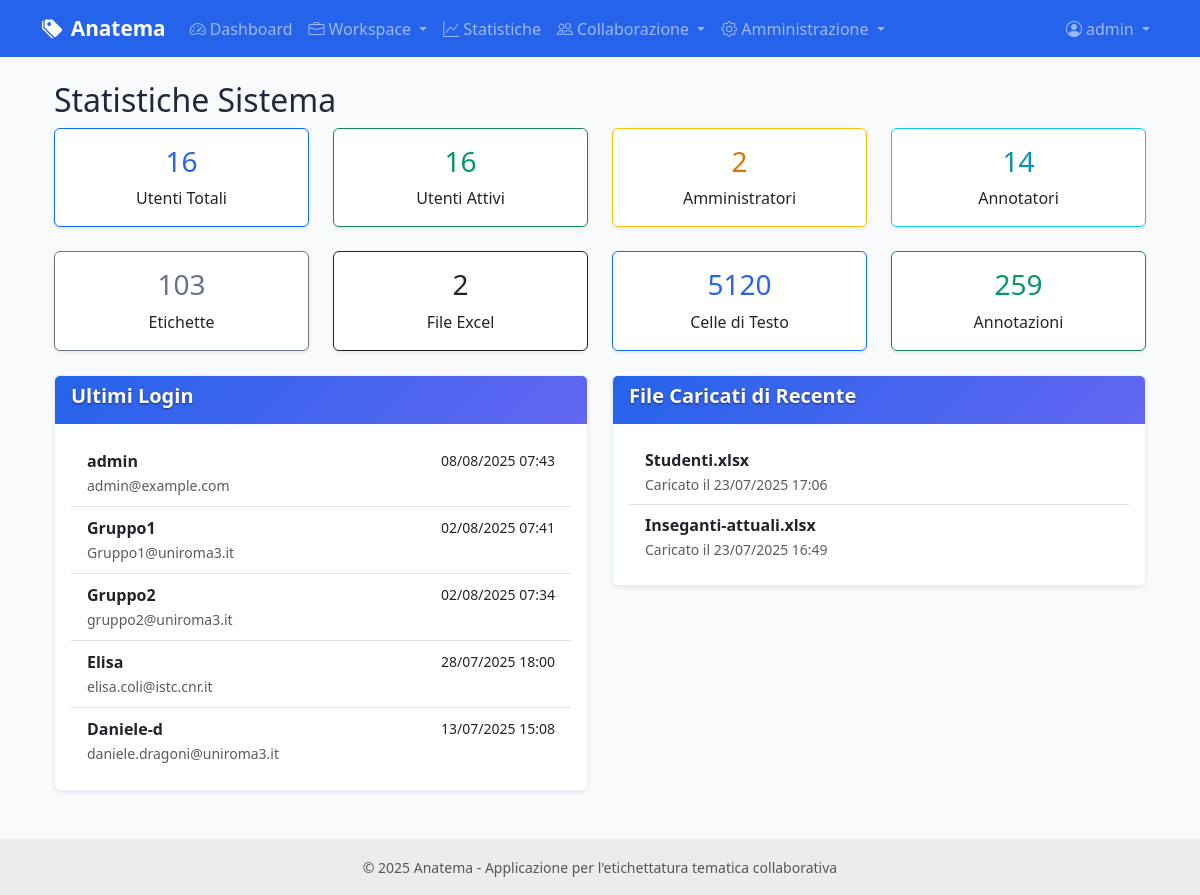
The page /admin/system_stats (signed in) on the database its author committed.
### models.py (models this page shows, shortened)
class User(UserMixin, db.Model):
    id = db.Column(db.Integer, primary_key=True)
    username = db.Column(db.String(80), unique=True, nullable=False)
    email = db.Column(db.String(120), unique=True, nullable=False)
    password_hash = db.Column(db.String(255), nullable=False)
    role = db.Column(db.String(20), default='annotatore')  # 'amministratore' o 'annotatore'
    is_active = db.Column(db.Boolean, default=True)
    last_login = db.Column(db.DateTime)
    created_at = db.Column(db.DateTime, default=datetime.utcnow)
    updated_at = db.Column(db.DateTime, default=datetime.utcnow, onupdate=datetime.utcnow)
    annotations = db.relationship('CellAnnotation', foreign_keys='CellAnnotation.user_id', backref='user', lazy=True)
    def can_manage_users(self):
        return self.role == 'amministratore'

class ExcelFile(db.Model):
    id = db.Column(db.Integer, primary_key=True)
    filename = db.Column(db.String(255), nullable=False)
    original_filename = db.Column(db.String(255), nullable=False)
    file_path = db.Column(db.String(500), nullable=False)
    uploaded_by = db.Column(db.Integer, db.ForeignKey('user.id'), nullable=False)
    uploaded_at = db.Column(db.DateTime, default=datetime.utcnow)
    project_id = db.Column(db.Integer, db.ForeignKey('projects.id'), nullable=True)
    uploader = db.relationship('User', backref='uploaded_files')
    text_cells = db.relationship('TextCell', backref='excel_file', lazy=True, cascade='all, delete-orphan')

### routes/admin.py (the view)
@admin_bp.route('/system_stats')
@login_required
@admin_required
def system_stats():
    stats = {
        'users': {
            'total': User.query.count(),
            'active': User.query.filter_by(is_active=True).count(),
            'administrators': User.query.filter_by(role='amministratore').count(),
            'annotators': User.query.filter_by(role='annotatore').count()
        },
        'content': {
            'labels': Label.query.count(),
            'excel_files': ExcelFile.query.count(),
            'text_cells': TextCell.query.count(),
            'annotations': CellAnnotation.query.count()
        },
        'recent_activity': {
            'recent_users': User.query.order_by(User.last_login.desc()).limit(5).all(),
            'recent_files': ExcelFile.query.order_by(ExcelFile.uploaded_at.desc()).limit(5).all()
        }
    }
    return render_template('admin/system_stats.html', stats=stats)

### templates/admin/system_stats.html (shortened to what this page needs)
{% extends "base.html" %}
{% block content %}
<div class="container">
    <div class="row">
        <div class="col-12">
            <h2> Statistiche Sistema</h2>
            <div class="row mb-4">
                <div class="col-md-3">
                    <div class="card text-center border-primary">
                        <div class="card-body">
                            <h3 class="card-title text-primary">{{ stats.users.total }}</h3>
                            <p class="card-text">Utenti Totali</p>
                        </div>
                    </div>
                </div>
                <div class="col-md-3">
                    <div class="card text-center border-success">
                        <div class="card-body">
                            <h3 class="card-title text-success">{{ stats.users.active }}</h3>
                            <p class="card-text">Utenti Attivi</p>
                        </div>
                    </div>
                </div>
                <div class="col-md-3">
                    <div class="card text-center border-warning">
                        <div class="card-body">
                            <h3 class="card-title text-warning">{{ stats.users.administrators }}</h3>
                            <p class="card-text">Amministratori</p>
                        </div>
                    </div>
                </div>
                <div class="col-md-3">
                    <div class="card text-center border-info">
                        <div class="card-body">
                            <h3 class="card-title text-info">{{ stats.users.annotators }}</h3>
                            <p class="card-text">Annotatori</p>
                        </div>
                    </div>
                </div>
            </div>
            <div class="row mb-4">
                <div class="col-md-3">
                    <div class="card text-center border-secondary">
                        <div class="card-body">
                            <h3 class="card-title text-secondary">{{ stats.content.labels }}</h3>
                            <p class="card-text">Etichette</p>
                        </div>
                    </div>
                </div>
                <div class="col-md-3">
                    <div class="card text-center border-dark">
                        <div class="card-body">
                            <h3 class="card-title text-dark">{{ stats.content.excel_files }}</h3>
                            <p class="card-text">File Excel</p>
                        </div>
                    </div>
                </div>
                <div class="col-md-3">
                    <div class="card text-center border-primary">
                        <div class="card-body">
                            <h3 class="card-title text-primary">{{ stats.content.text_cells }}</h3>
                            <p class="card-text">Celle di Testo</p>
                        </div>
                    </div>
                </div>
                <div class="col-md-3">
                    <div class="card text-center border-success">
                        <div class="card-body">
                            <h3 class="card-title text-success">{{ stats.content.annotations }}</h3>
                            <p class="card-text">Annotazioni</p>
                        </div>
                    </div>
                </div>
            </div>
            <div class="row">
                <div class="col-md-6">
                    <div class="card">
                        <div class="card-header">
                            <h5> Ultimi Login</h5>
                        </div>
                        <div class="card-body">
                            {% if stats.recent_activity.recent_users %}
                            <div class="list-group list-group-flush">
                                {% for user in stats.recent_activity.recent_users %}
                                <div class="list-group-item d-flex justify-content-between align-items-center">
                                    <div>
                                        <strong>{{ user.username }}</strong>
                                        <br>
                                        <small class="text-muted">{{ user.email }}</small>
                                    </div>
                                    <div class="text-end">
                                        {% if user.last_login %}
                                        <small>{{ user.last_login.strftime('%d/%m/%Y %H:%M') }}</small>
                                        {% else %}
                                        <small class="text-muted">Mai</small>
                                        {% endif %}
                                        <br>
                                        <span class="badge badge-{% if user.role == 'amministratore' %}warning{% else %}primary{% endif %}">
                                        </span>
                                    </div>
                                </div>
                                {% endfor %}
                            </div>
                            {% else %}
                            <p class="text-muted">Nessun login recente</p>
                            {% endif %}
                        </div>
                    </div>
                </div>
                <div class="col-md-6">
                    <div class="card">
                        <div class="card-header">
                            <h5> File Caricati di Recente</h5>
                        </div>
                        <div class="card-body">
                            {% if stats.recent_activity.recent_files %}
                            <div class="list-group list-group-flush">
                                {% for file in stats.recent_activity.recent_files %}
                                <div class="list-group-item">
                                    <div class="d-flex justify-content-between align-items-center">
                                        <div>
                                            <strong>{{ file.original_filename }}</strong>
                                            <br>
                                            <small class="text-muted">
                                                Caricato il {{ file.uploaded_at.strftime('%d/%m/%Y %H:%M') }}
                                            </small>
                                        </div>
                                    </div>
                                </div>
                                {% endfor %}
                            </div>
                            {% else %}
                            <p class="text-muted">Nessun file caricato di recente</p>
                            {% endif %}
                        </div>
                    </div>
                </div>
            </div>
        </div>
    </div>
</div>
{% endblock %}

### templates/base.html (shortened to what this page needs)
<!DOCTYPE html>
<html lang="it">
<head>
    <link href="https://cdn.jsdelivr.net/npm/bootstrap@5.3.0/dist/css/bootstrap.min.css" rel="stylesheet">
    <link href="https://cdn.jsdelivr.net/npm/bootstrap-icons@1.10.0/font/bootstrap-icons.css" rel="stylesheet">
    <link href="{{ url_for('static', filename='css/style.css') }}" rel="stylesheet">
</head>
<body>
    <nav class="navbar navbar-expand-lg navbar-dark bg-primary">
        <div class="container">
            <a class="navbar-brand" href="{{ url_for('main.index') }}">
                <i class="bi bi-tags-fill me-2"></i>Anatema
            </a>
            <div class="collapse navbar-collapse" id="navbarNav">
                <ul class="navbar-nav me-auto">
                    {% if current_user.is_authenticated %}
                    <li class="nav-item">
                        <a class="nav-link" href="{{ url_for('main.dashboard') }}">
                            <i class="bi bi-speedometer2 me-1"></i>Dashboard
                        </a>
                    </li>
                    <li class="nav-item dropdown">
                        <a class="nav-link dropdown-toggle" href="#" id="workspaceDropdown" role="button" data-bs-toggle="dropdown">
                            <i class="bi bi-briefcase me-1"></i>Workspace
                        </a>
                    </li>
                    <li class="nav-item">
                        <a class="nav-link" href="{{ url_for('statistics.overview') }}">
                            <i class="bi bi-graph-up me-1"></i>Statistiche
                        </a>
                    </li>
                    <li class="nav-item dropdown">
                        <a class="nav-link dropdown-toggle" href="#" id="collaborationDropdown" role="button" data-bs-toggle="dropdown">
                            <i class="bi bi-people me-1"></i>Collaborazione
                        </a>
                    </li>
                    {% if current_user.can_manage_users() %}
                    <li class="nav-item dropdown">
                        <a class="nav-link dropdown-toggle" href="#" id="adminDropdown" role="button" data-bs-toggle="dropdown">
                            <i class="bi bi-gear me-1"></i>Amministrazione
                        </a>
                    </li>
                    {% endif %}
                    {% endif %}
                </ul>
                <ul class="navbar-nav">
                    {% if current_user.is_authenticated %}
                    <li class="nav-item dropdown">
                        <a class="nav-link dropdown-toggle" href="#" id="userDropdown" role="button" data-bs-toggle="dropdown">
                            <i class="bi bi-person-circle me-1"></i>{{ current_user.username }}
                        </a>
                    </li>
                    {% endif %}
                </ul>
            </div>
        </div>
    </nav>
    <main class="container my-4">
        {% block content %}{% endblock %}
    </main>
    <footer class="bg-light text-center text-lg-start mt-5">
        <div class="text-center p-3" style="background-color: rgba(0, 0, 0, 0.05);">
            <small class="text-muted">
                © 2025 Anatema - Applicazione per l'etichettatura tematica collaborativa
            </small>
        </div>
    </footer>
</body>
</html>

### rows shown on the page
User: username "admin", email "admin@example.com", last_login "08/08/2025 07:43"
User: username "Gruppo1", email "Gruppo1@uniroma3.it", last_login "02/08/2025 07:41"
User: username "Gruppo2", email "gruppo2@uniroma3.it", last_login "02/08/2025 07:34"
User: username "Elisa", email "elisa.coli@istc.cnr.it", last_login "28/07/2025 18:00"
User: username "Daniele-d", email "daniele.dragoni@uniroma3.it", last_login "13/07/2025 15:08"
ExcelFile: original_filename "Studenti.xlsx", uploaded_at "23/07/2025 17:06"
ExcelFile: original_filename "Inseganti-attuali.xlsx", uploaded_at "23/07/2025 16:49"

### other values the page prints
{{ stats.users.total }} "16"
{{ stats.users.active }} "16"
{{ stats.users.administrators }} "2"
{{ stats.users.annotators }} "14"
{{ stats.content.labels }} "103"
{{ stats.content.excel_files }} "2"
{{ stats.content.text_cells }} "5120"
{{ stats.content.annotations }} "259"
